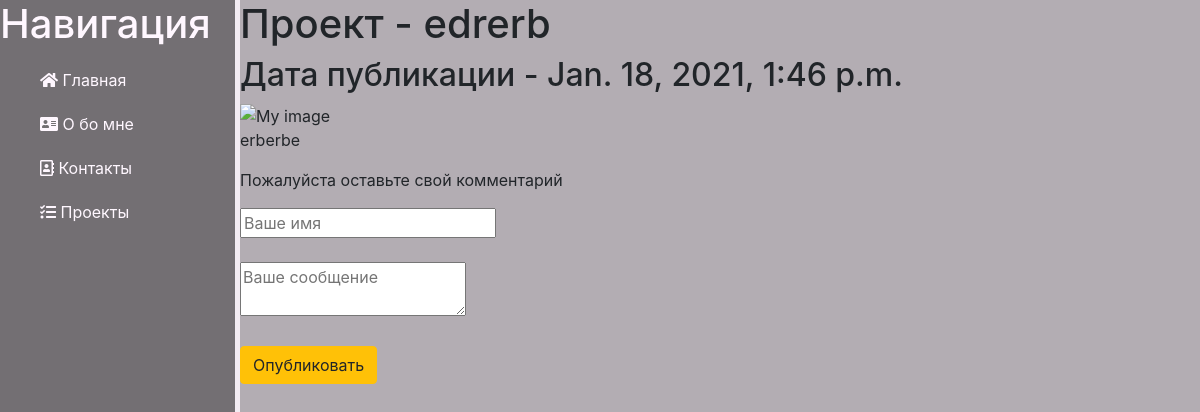
/project/24, run on an earlier commit of the app's database.
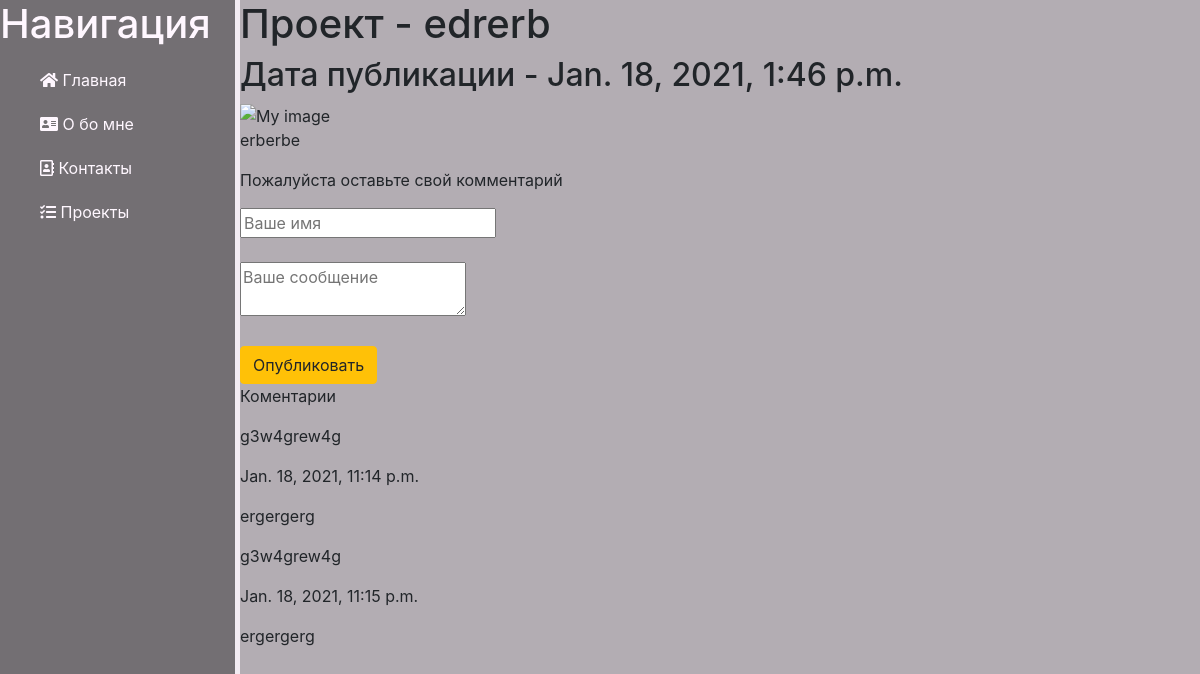
And on a later commit of the database.
### main/models.py (models this page shows)
class Project(models.Model):
    name = models.CharField(max_length=30)
    date = models.DateTimeField()
    image = models.ImageField(upload_to="main/media/", default="main/media/koshka-koteika-ryzhaia-mordochka-vzgliad.jpg")
    text = models.TextField()

class Comment(models.Model):
    project = models.ForeignKey(Project, on_delete=models.CASCADE)
    author = models.CharField(max_length=30)
    date = models.DateTimeField()
    comment = models.TextField()

### main/views.py (the view, shortened to what this page needs)
# urls.py: path('project/<int:number_of_project>', views.project),
def project(request, number_of_project):
    if Project.objects.get(id=number_of_project):
        dictinary = model_to_dict(Project.objects.get(id=number_of_project))
        dictinary['comments'] = list(Comment.objects.filter(project=number_of_project))
        return render(request, 'main/project.html', dictinary)
    else:
        return redirect('/')

### main/templates/main/project.html (shortened to what this page needs)
{% extends 'main/layout.html' %}
{% block content %}
<h1>Проект - {{name}}</h1>
<h2>Дата публикации - {{date}}</h2>
<img src="{{image.url}}" alt="My image">
<p>{{text | safe}}</p>
<p>Пожалуйста оставьте свой комментарий</p>
<form method="POST", action="{{id}}">
    <input type="text", name="author", placeholder="Ваше имя">
    <br><br>
    <textarea name="comment", placeholder="Ваше сообщение"></textarea>
    <br><br>
    <input type="submit", value="Опубликовать" class="btn btn-warning">
</form>
{% if comments %}
<p>Коментарии</p>
{% endif %}
{% for comment in comments %}
<p>{{comment.author}}</p>
<p>{{comment.date}}</p>
<p>{{comment.comment | safe}}</p>
{% endfor %}
{% endblock %}

### main/templates/main/layout.html (shortened to what this page needs)
{% load static %}
<!doctype html>
<html lang="en">
<head>
    <link rel="stylesheet" href="https://stackpath.bootstrapcdn.com/bootstrap/4.5.2/css/bootstrap.min.css">
    <link rel="stylesheet" href="{% static 'main/layout.css' %}">
    <link rel="stylesheet" href="https://use.fontawesome.com/releases/v5.8.2/css/all.css">
</head>
<body>
    <aside>
        <h1>Навигация</h1>
        <ul>
            <a href="/"><li><i class="fas fa-home"></i> Главная</li></a>
            <a href="/about"><li><i class="fas fa-address-card"></i> О бо мне</li></a>
            <a href="/contacts"><li><i class="far fa-address-book"></i> Контакты</li></a>
            <a href="/list_projects"><li><i class="fas fa-tasks"></i> Проекты</li></a>
        </ul>
    </aside>
    <main>
    {% block content %}
    {% endblock %}
    </main>
</body>
</html>

### main/static/main/layout.css (style rules this page uses)
body { background: #B3ADB3; }
aside { float: left; background: #736F73; width: 20%; height: 100vh; padding: 2,5%; color: #FFF7FF; border-right: 5px solid #F2EBF2; }
aside ul { list-style: none; }
aside ul li { color: #FFF7FF; display: block; margin-top: 20px; transition: transform .6s ease; }
body img { width: 80vh; float: top; height: 50vh; }

What changed in the data, as far as the page shows it:
added Comment: author "g3w4grew4g", date "Jan. 18, 2021, 11:14 p.m.", comment "ergergerg"
added Comment: author "g3w4grew4g", date "Jan. 18, 2021, 11:15 p.m.", comment "ergergerg"
Also different on the page:
text now shown: "Коментарии"
